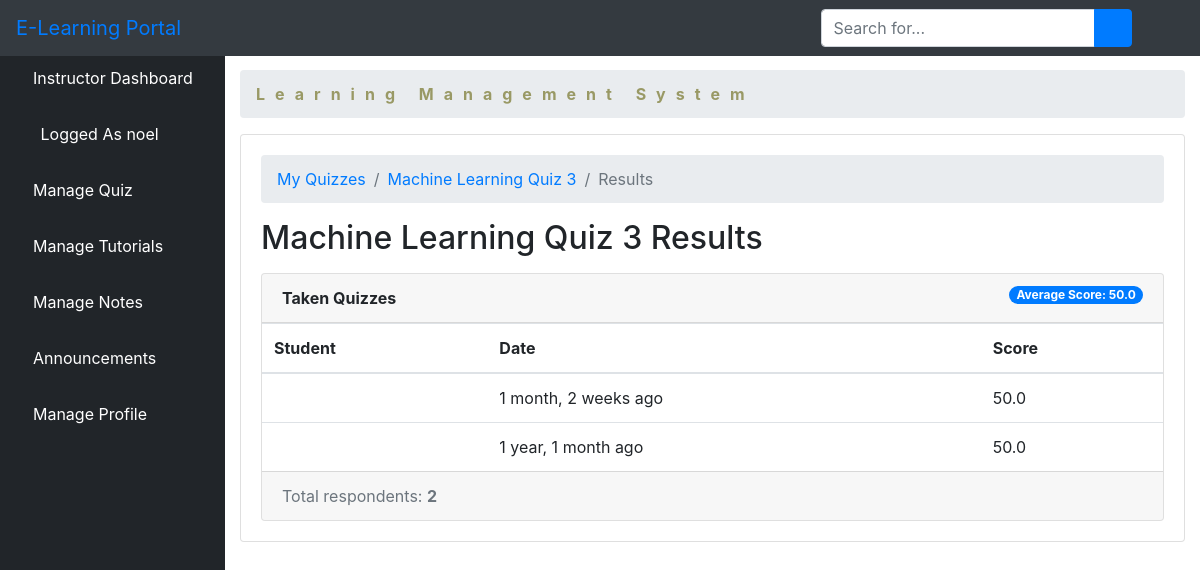
Screenshot of /quiz/17/results/ (signed in) with the database file from the repository.
### elearn/models.py (models this page shows, shortened)
class User(AbstractUser):
    is_learner = models.BooleanField(default=False)
    is_instructor = models.BooleanField(default=False)
    is_admin = models.BooleanField(default=False)

class Quiz(models.Model):
    owner = models.ForeignKey(User, on_delete=models.CASCADE, related_name='quizzes')
    name = models.CharField(max_length=255)
    course = models.ForeignKey(Course, on_delete=models.CASCADE, related_name='quizzes')

class TakenQuiz(models.Model):
    learner = models.ForeignKey(Learner, on_delete=models.CASCADE, related_name='taken_quizzes')
    quiz = models.ForeignKey(Quiz, on_delete=models.CASCADE, related_name='taken_quizzes')
    score = models.FloatField()
    date = models.DateTimeField(auto_now_add=True)

### elearn/views.py (the view)
# urls.py: path('quiz/<int:pk>/results/', views.QuizResultsView.as_view(), name='quiz_results'),
class QuizResultsView(DeleteView):
    model = Quiz
    context_object_name = 'quiz'
    template_name = 'dashboard/instructor/quiz_results.html'
    def get_context_data(self, **kwargs):
        quiz = self.get_object()
        taken_quizzes =quiz.taken_quizzes.select_related('learner__user').order_by('-date')
        total_taken_quizzes = taken_quizzes.count()
        quiz_score = quiz.taken_quizzes.aggregate(average_score=Avg('score'))
        extra_context = {
        'taken_quizzes': taken_quizzes,
        'total_taken_quizzes': total_taken_quizzes,
        'quiz_score':quiz_score
        }
        kwargs.update(extra_context)
        return super().get_context_data(**kwargs)
    def get_queryset(self):
        return self.request.user.quizzes.all()

### elearn/templates/dashboard/instructor/quiz_results.html (shortened to what this page needs)
{% extends 'dashboard/instructor/base.html' %}
{% load crispy_forms_tags humanize %}
{% block body %}
<div class="container-fluid" style="padding-top: 20px">
            <ol class="breadcrumb">
                <li class="breadcrumb-item">
                    <a href="#" style="color: #999965; font-weight: bold; letter-spacing: 10px">Learning Management System</a>
                </li>
            </ol>
            <div class="card mb-3">
                <div class="card-body">
   <nav aria-label="breadcrumb">
    <ol class="breadcrumb">
      <li class="breadcrumb-item"><a href="{% url 'quiz_change_list' %}">My Quizzes</a></li>
      <li class="breadcrumb-item"><a href="{% url 'quiz_change' quiz.pk %}">{{ quiz.name }}</a></li>
      <li class="breadcrumb-item active" aria-current="page">Results</li>
    </ol>
  </nav>
  <h2 class="mb-3">{{ quiz.name }} Results</h2>
  <div class="card">
    <div class="card-header">
      <strong>Taken Quizzes</strong>
      <span class="badge badge-pill badge-primary float-right">Average Score: {{ quiz_score.average_score|default_if_none:0.0 }}</span>
    </div>
    <table class="table mb-0">
      <thead>
        <tr>
          <th>Student</th>
          <th>Date</th>
          <th>Score</th>
        </tr>
      </thead>
      <tbody>
        {% for taken_quiz in taken_quizzes %}
          <tr>
            <td>{{ taken_quiz.student.user.username }}</td>
            <td>{{ taken_quiz.date|naturaltime }}</td>
            <td>{{ taken_quiz.score }}</td>
          </tr>
        {% endfor %}
      </tbody>
    </table>
    <div class="card-footer text-muted">
      Total respondents: <strong>{{ total_taken_quizzes }}</strong>
    </div>
  </div>
        </div>
    </div>
                </div>
            </div>
{% endblock body %}

### elearn/templates/dashboard/instructor/base.html (shortened to what this page needs)
<!DOCTYPE html>
<html lang="en">
<head>
    {% load static %}
    <link href="{% static 'vendor/fontawesome-free/css/all.min.css' %}" rel="stylesheet" type="text/css">
    <link href="{% static 'vendor/datatables/dataTables.bootstrap4.css' %}" rel="stylesheet">
    <link href="{% static 'css/sb-admin.css' %}" rel="stylesheet">
</head>
<body id="page-top">
<nav class="navbar navbar-expand navbar-dark bg-dark fixed-top">
    <a class="navbar-brand mr-1 text-primary" href="">E-Learning Portal</a>
    <button class="btn btn-link btn-sm text-white order-1 order-sm-0" id="sidebarToggle" href="#">
        <i class="fas fa-bars"></i>
    </button>
    <form class="d-none d-md-inline-block form-inline ml-auto mr-0 mr-md-3 my-2 my-md-0">
        <div class="input-group">
            <input type="text" class="form-control" placeholder="Search for..." aria-label="Search" aria-describedby="basic-addon2">
            <div class="input-group-append">
                <button class="btn btn-primary" type="button">
                    <i class="fas fa-search"></i>
                </button>
            </div>
        </div>
    </form>
    <ul class="navbar-nav ml-auto ml-md-0">
        <li class="nav-item dropdown no-arrow">
            <a class="nav-link dropdown-toggle" href="#" id="userDropdown" role="button" data-toggle="dropdown" aria-haspopup="true" aria-expanded="false">
                <i class="fas fa-user-circle fa-fw text-primary"></i>
            </a>
        </li>
    </ul>
</nav>
<div id="wrapper" style="padding-top: 50px;">
<ul class="sidebar navbar-nav">
    <li class="nav-item active">
        <a class="nav-link" href="{% url 'instructor' %}">
         <i class="fa fa-home" aria-hidden="true"></i>
            <span>Instructor Dashboard</span>
        </a>
    </li>
    <li class="nav-item active">
        <a class="nav-link" href="">
            <i class="fas fa-user-circle fa-fw text-primary"></i>
            <span>Logged As {{ user.username }}</span>
        </a>
    </li>
    <li class="nav-item dropdown no-arrow">
                            <a class="nav-link dropdown-toggle" data-toggle="dropdown" aria-haspopup="true" aria-expanded="false" href="">
          <i class="fa fa-th-list" aria-hidden="true"></i>
            <span style="color: white">Manage Quiz</span>
        </a>
        </li>
         <li class="nav-item dropdown no-arrow">
                            <a class="nav-link dropdown-toggle" data-toggle="dropdown" aria-haspopup="true" aria-expanded="false" href="">
            <i class="fas fa-book-reader" aria-hidden="true"></i>
             <span style="color: white">Manage Tutorials</span>
        </a>
        </li>
         <li class="nav-item">
        <a class="nav-link" href="{% url 'lnotes' %}">
            <i class="fas fa-pen" aria-hidden="true"></i>
            <span style="color: white">Manage Notes</span>
        </a>
    </li>
    <li class="nav-item dropdown no-arrow">
                            <a class="nav-link dropdown-toggle" data-toggle="dropdown" aria-haspopup="true" aria-expanded="false" href="">
        <i class="fas fa-bell"></i>
            <span style="color: white">Announcements</span>
        </a>
        </li>
     <li class="nav-item dropdown no-arrow">
                            <a class="nav-link dropdown-toggle" data-toggle="dropdown" aria-haspopup="true" aria-expanded="false" href="">
            <i class="fas fa-user text-default"></i>
            <span style="color: white">Manage Profile</span>
        </a>
        </li>
</ul>
    {% block body %}{% endblock %}

### rows the page displays
User: username "noel"
Quiz: name "Machine Learning Quiz 3"
TakenQuiz: date "1 month, 2 weeks ago", score "50.0"
TakenQuiz: date "1 year, 1 month ago", score "50.0"

### other values shown
{{ quiz_score.average_score|default_if_none:0.0 }} "50.0"
{{ total_taken_quizzes }} "2"
